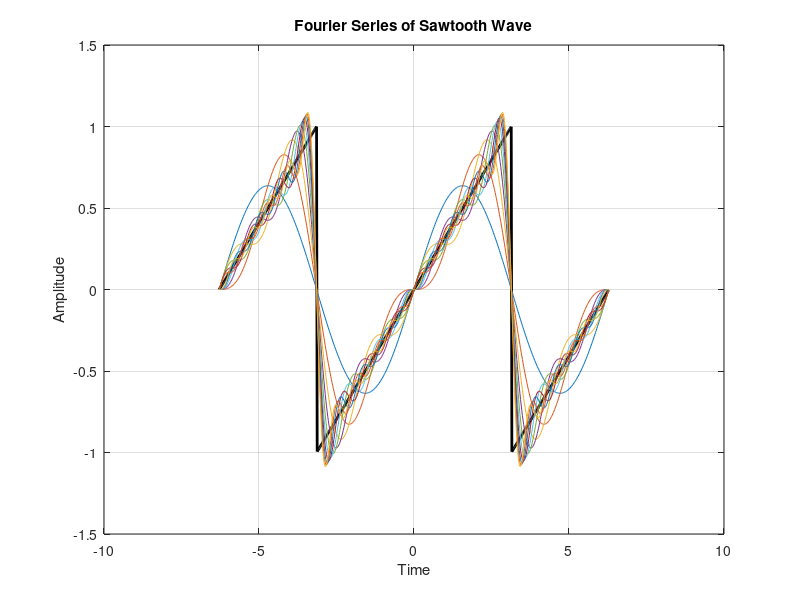

The MATLAB script that drew this image:
clc;
clear;
close all;

t = -2*pi:0.02:2*pi;

a = [1 -1];
b1 = [1];

N = 10;

y2 = zeros(size(t));

figure(1);

original = 2*(t/(2*pi)-floor(t/(2*pi)+0.5));

plot(t,original,'k','LineWidth',2);
hold on;

for k = 1:N

    y2 = y2 + (2/pi)*((-1)^(k+1))*sin(k*t)/k;

    plot(t,y2);

    title('Fourier Series of Sawtooth Wave');
    xlabel('Time');
    ylabel('Amplitude');
    grid on;

    pause(1);

end

hold off;
